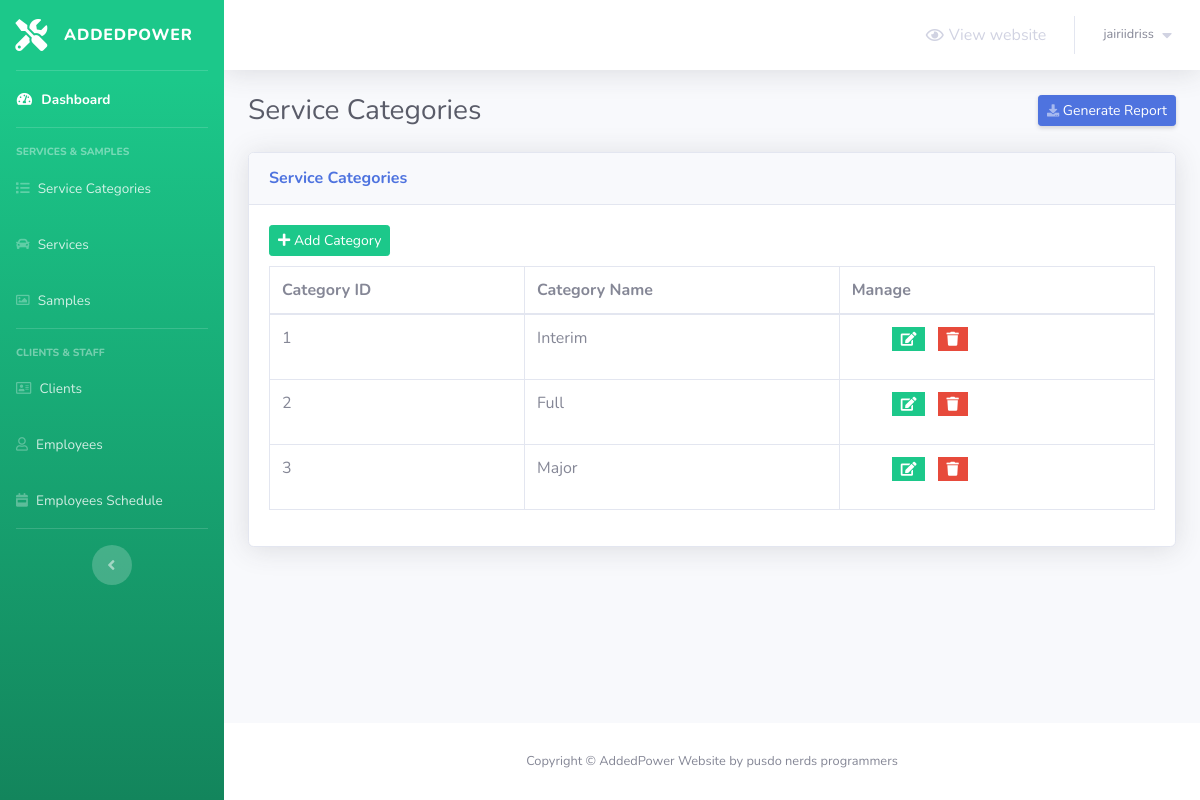
/admin/service-categories.php (signed in), run on the app's committed database.
### tables this page shows
CREATE TABLE `service_categories` (
  `category_id` int(2) NOT NULL,
  `category_name` varchar(50) NOT NULL
);

### admin/service-categories.php (the view, shortened to what this page needs)
<?php
    include 'connect.php';
    include 'Includes/templates/header.php';
    if(isset($_SESSION['adminUsername']) && isset($_SESSION['adminPwd']))
    {
?>
        <div class="container-fluid">
            <div class="d-sm-flex align-items-center justify-content-between mb-4">
                <h1 class="h3 mb-0 text-gray-800">Service Categories</h1>
                <a href="#" class="d-none d-sm-inline-block btn btn-sm btn-primary shadow-sm">
                    <i class="fas fa-download fa-sm text-white-50"></i>
                    Generate Report
                </a>
            </div>
            <?php
                $stmt = $con->prepare("SELECT * FROM service_categories");
                $stmt->execute();
                $rows_categories = $stmt->fetchAll();
            ?>
            <div class="card shadow mb-4">
                <div class="card-header py-3">
                    <h6 class="m-0 font-weight-bold text-primary">Service Categories</h6>
                </div>
                <div class="card-body">
                    <button class="btn btn-success btn-sm" style="margin-bottom: 10px;" type="button" data-toggle="modal" data-target="#add_new_category" data-placement="top">
                        <i class="fa fa-plus"></i>
                        Add Category
                    </button>
                    <div class="table-responsive">
                        <table class="table table-bordered" id="dataTable" width="100%" cellspacing="0">
                            <thead>
                                <tr>
                                    <th>Category ID</th>
                                    <th>Category Name</th>
                                    <th>Manage</th>
                                </tr>
                            </thead>
                            <tbody>
                                <?php
                                foreach($rows_categories as $category)
                                {
                                    echo "<tr>";
                                        echo "<td>";
                                            echo $category['category_id'];
                                        echo "</td>";
                                        echo "<td>";
                                            echo $category['category_name'];
                                        echo "</td>";
                                        echo "<td>";
                                            if(strtolower($category["category_name"]) != "uncategorized")
                                            {
                                                $delete_data = "delete_".$category["category_id"];
                                                $edit_data = "edit_".$category["category_id"];
                                            ?>
                                            <ul>
                                                <li class="list-inline-item" data-toggle="tooltip" title="Edit">
                                                    <button class="btn btn-success btn-sm rounded-0" type="button" data-toggle="modal" data-target="#<?php echo $edit_data; ?>" data-placement="top"><i class="fa fa-edit"></i></button>
                                                </li>
                                                <li class="list-inline-item" data-toggle="tooltip" title="Delete">
                                                    <button class="btn btn-danger btn-sm rounded-0" type="button" data-toggle="modal" data-target="#<?php echo $delete_data; ?>" data-placement="top"><i class="fa fa-trash"></i></button>
                                                </li>
                                            </ul>
                                            <?php
                                            }
                                        echo "</td>";
                                    echo "</tr>";
                                }
                            ?>
                            </tbody>
                        </table>
                    </div>
                </div>
            </div>
        </div>
<?php
        include 'Includes/templates/footer.php';
    }
    else
    {
        header('Location: login.php');
        exit();
    }
?>

### data on the page
service_categories: category_id "1", category_name "Interim"
service_categories: category_id "2", category_name "Full"
service_categories: category_id "3", category_name "Major"

### other printed values
$_SESSION['adminUsername'] "jairiidriss"
